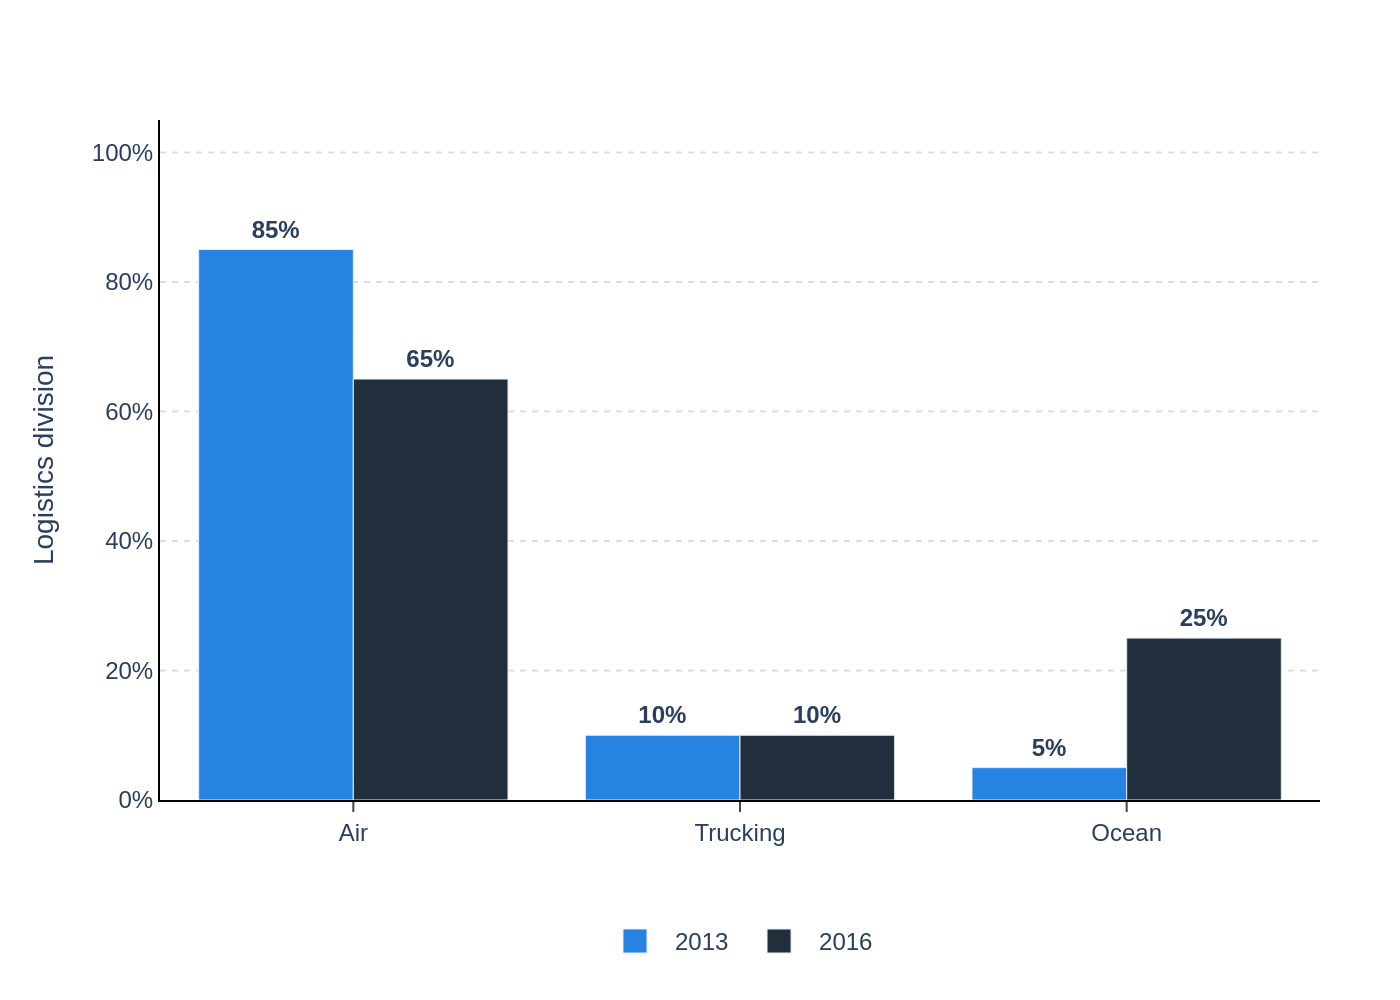

Source code (Python):
import sys
import json
import plotly.graph_objects as go
from pathlib import Path

# Ensure a JSON file path is provided as a command-line argument
if len(sys.argv) != 2:
    print("Usage: python <script_name>.py <path_to_json_file>")
    sys.exit(1)

# Get the JSON file path from the command-line argument
json_file_path = Path(sys.argv[1])
if not json_file_path.is_file():
    print(f"Error: File not found at {json_file_path}")
    sys.exit(1)

# Derive the base filename for the output image from the JSON filename
output_filename_base = json_file_path.stem

# Load chart configuration from the JSON file
with open(json_file_path, 'r', encoding='utf-8') as f:
    config = json.load(f)

chart_data = config['chart_data']
texts = config['texts']
colors = config['colors']

# Initialize the figure
fig = go.Figure()

# Add a bar trace for each data series specified in the JSON
for i, series in enumerate(chart_data):
    fig.add_trace(go.Bar(
        name=series['name'],
        x=series['x'],
        y=series['y'],
        marker_color=colors[i],
        text=series['y'],
        texttemplate='<b>%{y}%</b>',
        textposition='outside'
    ))

# Construct the title and subtitle using HTML for rich text formatting
title_text = texts.get('title') or ''
subtitle_text = texts.get('subtitle') or ''
full_title = ""
if title_text:
    full_title += f"<b>{title_text}</b>"
if subtitle_text:
    full_title += f"<br><sub>{subtitle_text}</sub>"

# Update the layout of the chart
fig.update_layout(
    barmode='group',
    title_text=full_title,
    title_x=0.5,
    yaxis_title=texts.get('y_axis_title'),
    xaxis_title=texts.get('x_axis_title'),
    font=dict(family="Arial", size=12),
    plot_bgcolor='white',
    legend=dict(
        orientation="h",
        yanchor="bottom",
        y=-0.25,
        xanchor="center",
        x=0.5
    ),
    margin=dict(l=80, r=40, t=60, b=100),
    yaxis=dict(
        range=[0, 105],
        showgrid=True,
        gridcolor='#dddddd',
        griddash='dot',
        tickvals=[0, 20, 40, 60, 80, 100],
        ticktext=[f"{v}%" for v in [0, 20, 40, 60, 80, 100]],
        zeroline=False,
        showline=True,
        linecolor='black'
    ),
    xaxis=dict(
        showline=True,
        linecolor='black',
        ticks='outside'
    )
)

# Update trace properties for better text visibility
fig.update_traces(
    textfont_size=12,
    cliponaxis=False
)

# Add source text as an annotation if it exists
source_text = texts.get('source')
if source_text:
    fig.add_annotation(
        text=source_text,
        xref="paper", yref="paper",
        x=0, y=-0.3,
        showarrow=False,
        align="left",
        xanchor="left",
        font=dict(size=10)
    )

# Save the figure as a high-resolution PNG image
output_file_path = f"{output_filename_base}.png"
fig.write_image(output_file_path, scale=2)

print(f"Chart successfully generated and saved to {output_file_path}")
